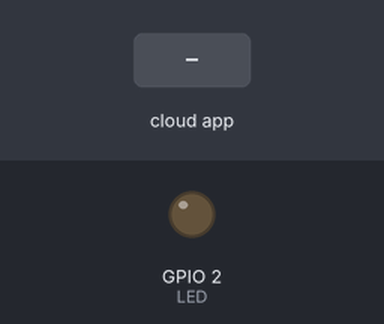
The sketch below on a simulated ESP32. Parts: output pins drawn as LEDs (lit = HIGH). Inputs (shaded band) come from the test bench. WiFi joins after 1.5 s; servers stay silent unless stated; random numbers use the default seed unless the sketch sets one.

Above: at 2.7 s.
2.8 s: the phone or cloud app sets light to 1
At 3.6 s:
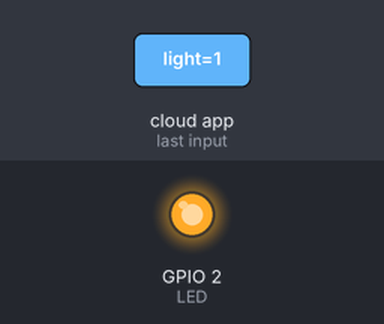
4.5 s: the phone or cloud app sets light to 0
At 4.8 s:
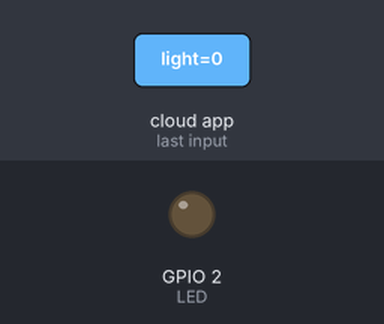
Timing chart, 0 to 7.5 s (numbered marks = the images above; inputs shaded):
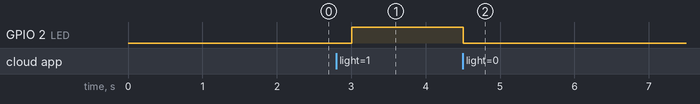

Measured:
- after the input at 2.8 s, GPIO 2 (LED): LOW → HIGH after 0.20 s
- after the input at 4.5 s, GPIO 2 (LED): HIGH → LOW at once

The sketch:

ESP32_Arduino_IoT_Cloud.ino
```cpp
#include <ArduinoIoTCloud.h>
#include <Arduino_ConnectionHandler.h>


const char THING_ID[]           = " "; //Select your 'Thing' > Bottom Right Corner OR Present in URL
const char DEVICE_LOGIN_NAME[]  = " ";//Device ID - Present along with Device Name

const char SSID[]               = " ";    // Network SSID (name)
const char PASS[]               = " ";    // Network password (use for WPA, or use as key for WEP)
const char DEVICE_KEY[]         = " ";    // Secret Key
void onLightChange();

float bme;
bool light;

void initProperties(){

  ArduinoCloud.setBoardId(DEVICE_LOGIN_NAME);
  ArduinoCloud.setSecretDeviceKey(DEVICE_KEY);
  ArduinoCloud.setThingId(THING_ID);
  ArduinoCloud.addProperty(bme, READ, 1 * SECONDS, NULL);
  ArduinoCloud.addProperty(light, READWRITE, ON_CHANGE, onLightChange);

}

WiFiConnectionHandler ArduinoIoTPreferredConnection(SSID, PASS);


int LED = 2;

void setup() {
  pinMode(LED, OUTPUT);
  // Initialize serial and wait for port to open:
  Serial.begin(9600);
  // This delay gives the chance to wait for a Serial Monitor without blocking if none is found
  delay(1500);

  // Defined in thingProperties.h
  initProperties();

  // Connect to Arduino IoT Cloud
  ArduinoCloud.begin(ArduinoIoTPreferredConnection);

  /*
     The following function allows you to obtain more information
     related to the state of network and IoT Cloud connection and errors
     the higher number the more granular information you’ll get.
     The default is 0 (only errors).
     Maximum is 4
 */
  setDebugMessageLevel(2);
  ArduinoCloud.printDebugInfo();
}

void loop() {
  ArduinoCloud.update();
  // Your code here
  bme = random(0, 500);
  delay(500);
}


void onLightChange() {
  // Do something
  if(light){
    digitalWrite(LED, HIGH);
  }
  else{
    digitalWrite(LED, LOW);
  }
}
```
